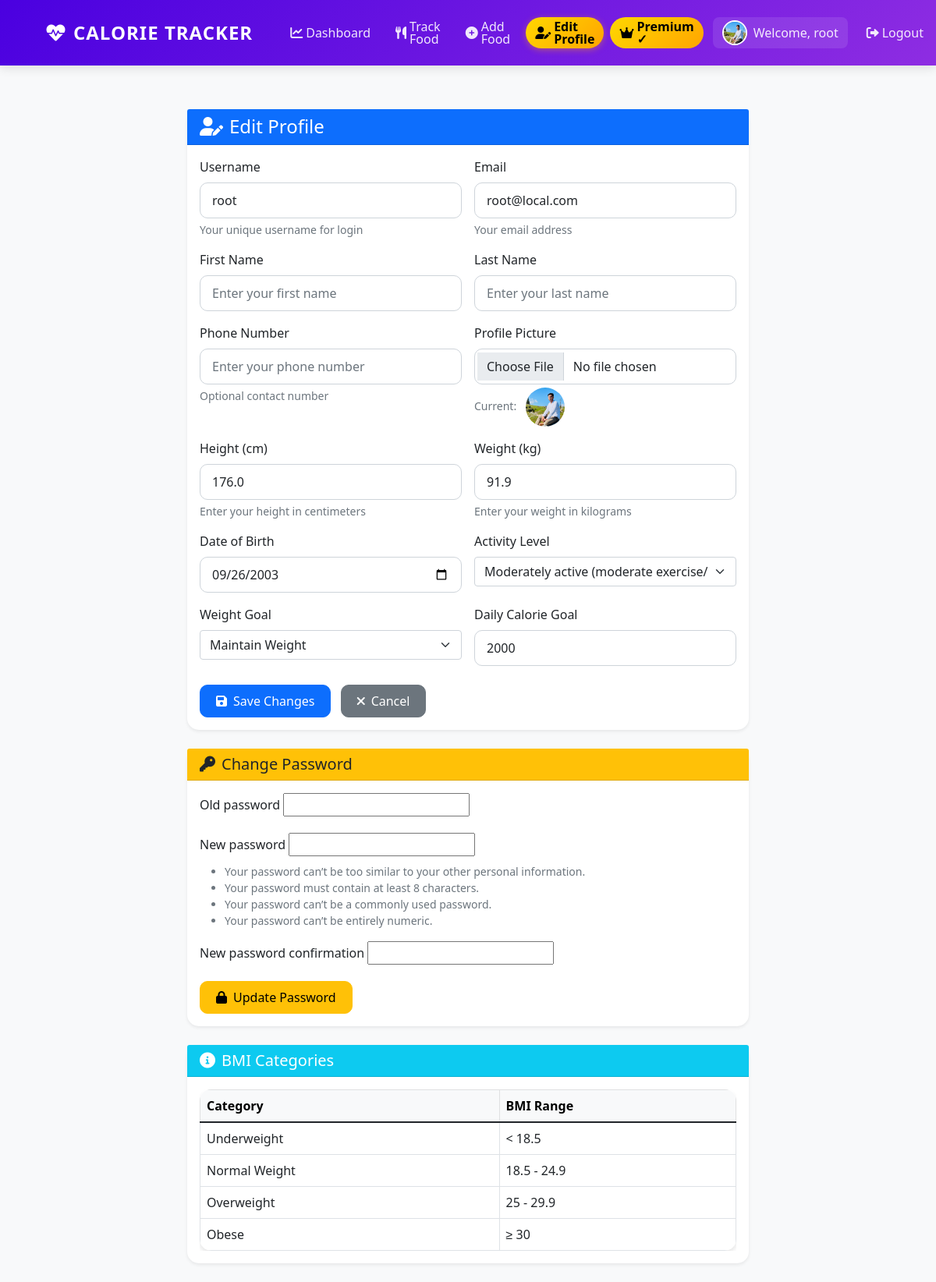
Page /profile/edit/ (signed in) on the committed database.
### myapp/models.py (models this page shows, shortened)
class UserProfile(models.Model):
    ACTIVITY_CHOICES = [
        ('sedentary', 'Sedentary (little or no exercise)'),
        ('light', 'Lightly active (light exercise/sports 1-3 days/week)'),
        ('moderate', 'Moderately active (moderate exercise/sports 3-5 days/week)'),
        ('very', 'Very active (hard exercise/sports 6-7 days/week)'),
        ('super', 'Super active (very hard exercise & physical job or training twice per day)')
    ]
    GOAL_CHOICES = [
        ('lose', 'Lose Weight'),
        ('maintain', 'Maintain Weight'),
        ('gain', 'Gain Weight')
    ]
    user = models.OneToOneField(User, on_delete=models.CASCADE)
    date_of_birth = models.DateField(null=True, blank=True)
    height = models.FloatField(help_text="Height in cm", null=True, blank=True)
    weight = models.FloatField(help_text="Weight in kg", null=True, blank=True)
    activity_level = models.CharField(max_length=20, choices=ACTIVITY_CHOICES, default='moderate')
    weight_goal = models.CharField(max_length=10, choices=GOAL_CHOICES, default='maintain')
    daily_calorie_goal = models.IntegerField(default=2000)
    profile_picture = models.ImageField(upload_to='profile_pics/', null=True, blank=True)
    phone_number = models.CharField(max_length=15, blank=True, null=True, help_text="Phone number")
    is_premium = models.BooleanField(default=False)
    premium_until = models.DateTimeField(null=True, blank=True)
    stripe_customer_id = models.CharField(max_length=255, blank=True, null=True, unique=True)
    stripe_subscription_id = models.CharField(max_length=255, blank=True, null=True)
    def is_premium_active(self):
        if self.is_premium and self.premium_until:
            return timezone.now() < self.premium_until
        return False

### myapp/views.py (the view, shortened to what this page needs)
# urls.py: path('profile/edit/', views.edit_profile, name='edit_profile'),
@login_required
def edit_profile(request):
    user_profile = request.user.userprofile
    password_form = PasswordChangeForm(request.user)
    activity_choices = UserProfile.ACTIVITY_CHOICES
    goal_choices = UserProfile.GOAL_CHOICES
    context = {
        'user_profile': user_profile,
        'activity_choices': activity_choices,
        'goal_choices': goal_choices,
        'password_form': password_form,
    }
    return render(request, 'myapp/edit_profile.html', context)

### myapp/templates/myapp/edit_profile.html (shortened to what this page needs)
{% extends "myapp/base.html" %}
{% block content %}
<div class="container py-4">
    <div class="row justify-content-center">
        <div class="col-md-8">
            <div class="card border-0 shadow-sm">
                <div class="card-header bg-primary text-white">
                    <h4 class="card-title mb-0">
                        <i class="fas fa-user-edit me-2"></i>Edit Profile
                    </h4>
                </div>
                <div class="card-body">
                    <form method="POST" enctype="multipart/form-data">
                        <div class="row g-3">
                            <div class="col-md-6">
                                <label class="form-label">Username</label>
                                <input type="text" name="username" class="form-control" value="{{ user.username }}" placeholder="Enter your username" required>
                                <div class="form-text">Your unique username for login</div>
                            </div>
                            <div class="col-md-6">
                                <label class="form-label">Email</label>
                                <input type="email" name="email" class="form-control" value="{{ user.email }}" placeholder="Enter your email" required>
                                <div class="form-text">Your email address</div>
                            </div>
                            <div class="col-md-6">
                                <label class="form-label">First Name</label>
                                <input type="text" name="first_name" class="form-control" value="{{ user.first_name|default:'' }}" placeholder="Enter your first name">
                            </div>
                            <div class="col-md-6">
                                <label class="form-label">Last Name</label>
                                <input type="text" name="last_name" class="form-control" value="{{ user.last_name|default:'' }}" placeholder="Enter your last name">
                            </div>
                            <div class="col-md-6">
                                <label class="form-label">Phone Number</label>
                                <input type="tel" name="phone_number" class="form-control" value="{{ user_profile.phone_number|default:'' }}" placeholder="Enter your phone number">
                                <div class="form-text">Optional contact number</div>
                            </div>
                            <div class="col-md-6">
                                <label class="form-label">Profile Picture</label>
                                <input type="file" name="profile_picture" class="form-control" accept="image/*">
                                {% if user_profile.profile_picture %}
                                <div class="form-text">Current: <img src="{{ user_profile.profile_picture.url }}" alt="Profile" style="width: 50px; height: 50px; border-radius: 50%; object-fit: cover;" class="ms-2"></div>
                                {% endif %}
                            </div>
                            <div class="col-md-6">
                                <label class="form-label">Height (cm)</label>
                                <input type="number" name="height" class="form-control" value="{{ user_profile.height|default:'' }}" step="0.1" min="0" required>
                                <div class="form-text">Enter your height in centimeters</div>
                            </div>
                            <div class="col-md-6">
                                <label class="form-label">Weight (kg)</label>
                                <input type="number" name="weight" class="form-control" value="{{ user_profile.weight|default:'' }}" step="0.1" min="0" required>
                                <div class="form-text">Enter your weight in kilograms</div>
                            </div>
                            <div class="col-md-6">
                                <label class="form-label">Date of Birth</label>
                                <input type="date" name="date_of_birth" class="form-control" value="{{ user_profile.date_of_birth|date:'Y-m-d'|default:'' }}">
                            </div>
                            <div class="col-md-6">
                                <label class="form-label">Activity Level</label>
                                <select name="activity_level" class="form-select" required>
                                    {% for value, label in activity_choices %}
                                    <option value="{{ value }}" {% if user_profile.activity_level == value %}selected{% endif %}>
                                        {{ label }}
                                    </option>
                                    {% endfor %}
                                </select>
                            </div>
                            <div class="col-md-6">
                                <label class="form-label">Weight Goal</label>
                                <select name="weight_goal" class="form-select" required>
                                    {% for value, label in goal_choices %}
                                    <option value="{{ value }}" {% if user_profile.weight_goal == value %}selected{% endif %}>
                                        {{ label }}
                                    </option>
                                    {% endfor %}
                                </select>
                            </div>
                            <div class="col-md-6">
                                <label class="form-label">Daily Calorie Goal</label>
                                <input type="number" name="daily_calorie_goal" class="form-control" value="{{ user_profile.daily_calorie_goal }}" required>
                            </div>
                        </div>
                        <div class="mt-4">
                            <button type="submit" class="btn btn-primary">
                                <i class="fas fa-save me-2"></i>Save Changes
                            </button>
                            <a href="{% url 'dashboard' %}" class="btn btn-secondary ms-2">
                                <i class="fas fa-times me-2"></i>Cancel
                            </a>
                        </div>
                    </form>
                </div>
            </div>
            <div class="card border-0 shadow-sm mt-4">
                <div class="card-header bg-warning text-dark">
                    <h5 class="card-title mb-0">
                        <i class="fas fa-key me-2"></i>Change Password
                    </h5>
                </div>
                <div class="card-body">
                    <form method="POST">
                        {% for field in password_form %}
                        <div class="mb-3">
                            <label class="form-label">{{ field.label }}</label>
                            {{ field }}
                            {% if field.help_text %}
                            <div class="form-text text-muted small">{{ field.help_text }}</div>
                            {% endif %}
                        </div>
                        {% endfor %}
                        <div class="mt-3">
                            <button type="submit" name="change_password" class="btn btn-warning">
                                <i class="fas fa-lock me-2"></i>Update Password
                            </button>
                        </div>
                    </form>
                </div>
            </div>
            <div class="card border-0 shadow-sm mt-4">
                <div class="card-header bg-info text-white">
                    <h5 class="card-title mb-0">
                        <i class="fas fa-info-circle me-2"></i>BMI Categories
                    </h5>
                </div>
                <div class="card-body">
                    <div class="table-responsive">
                        <table class="table table-bordered mb-0">
                            <thead class="table-light">
                                <tr>
                                    <th>Category</th>
                                    <th>BMI Range</th>
                                </tr>
                            </thead>
                            <tbody>
                                <tr>
                                    <td>Underweight</td>
                                    <td>&lt; 18.5</td>
                                </tr>
                                <tr>
                                    <td>Normal Weight</td>
                                    <td>18.5 - 24.9</td>
                                </tr>
                                <tr>
                                    <td>Overweight</td>
                                    <td>25 - 29.9</td>
                                </tr>
                                <tr>
                                    <td>Obese</td>
                                    <td>≥ 30</td>
                                </tr>
                            </tbody>
                        </table>
                    </div>
                </div>
            </div>
        </div>
    </div>
</div>
{% endblock %}

### myapp/templates/myapp/base.html (shortened to what this page needs)
{% load custom_filters %}
<!DOCTYPE html>
<html lang="en">
<head>
    <link href="https://cdn.jsdelivr.net/npm/bootstrap@5.1.3/dist/css/bootstrap.min.css" rel="stylesheet">
    <link rel="stylesheet" href="https://cdnjs.cloudflare.com/ajax/libs/font-awesome/6.0.0/css/all.min.css">
</head>
<body>
    <div class="container-fluid px-0">
        <nav class="navbar navbar-expand-lg navbar-dark">
            <div class="container">
                <a class="navbar-brand" href="{% url 'dashboard' %}">
                    <i class="fas fa-heart-pulse"></i>
                    Calorie Tracker
                </a>
                <div class="collapse navbar-collapse" id="navbarNav">
                    <ul class="navbar-nav ms-auto">
                        {% if user.is_authenticated %}
                        <li class="nav-item">
                            <a class="nav-link {% if request.path == '/' %}active{% endif %}" href="{% url 'dashboard' %}">
                                <i class="fas fa-chart-line me-1"></i> Dashboard
                            </a>
                        </li>
                        <li class="nav-item">
                            <a class="nav-link {% if request.path == '/track/' %}active{% endif %}" href="{% url 'index' %}">
                                <i class="fas fa-utensils me-1"></i> Track Food
                            </a>
                        </li>
                        <li class="nav-item">
                            <a class="nav-link {% if request.path == '/add-food/' %}active{% endif %}" href="{% url 'add_food' %}">
                                <i class="fas fa-plus-circle me-1"></i> Add Food
                            </a>
                        </li>
                        <li class="nav-item">
                            <a class="nav-link {% if request.path == '/profile/edit/' %}active{% endif %}" href="{% url 'edit_profile' %}">
                                <i class="fas fa-user-edit me-1"></i> Edit Profile
                            </a>
                        </li>
                        <li class="nav-item">
                            {% if user.userprofile.is_premium_active %}
                                <span class="nav-link" style="background: linear-gradient(135deg, #FFD700 0%, #FFA500 100%); border-radius: 20px; color: black !important; font-weight: bold;">
                                    <i class="fas fa-crown me-1"></i> Premium ✓
                                </span>
                            {% else %}
                                <a class="nav-link btn btn-warning btn-sm" href="{% url 'subscription_plans' %}" style="color: black !important; font-weight: bold;">
                                    <i class="fas fa-crown me-1"></i> Go Premium
                                </a>
                            {% endif %}
                        </li>
                        <li class="nav-item">
                            <span class="nav-link welcome-text">
                                {% if user.userprofile.profile_picture %}
                                <img src="{{ user.userprofile.profile_picture.url }}" alt="Profile" style="width: 32px; height: 32px; border-radius: 50%; object-fit: cover; margin-right: 0.5rem; border: 2px solid white;">
                                {% else %}
                                <i class="fas fa-user me-1"></i>
                                {% endif %}
                                Welcome, {{ user|format_display_name }}
                            </span>
                        </li>
                        <li class="nav-item">
                            <form action="{% url 'logout' %}" method="post" class="d-inline">
                                <button type="submit" class="nav-link btn btn-link" style="border: none; background: none;">
                                    <i class="fas fa-sign-out-alt me-1"></i> Logout
                                </button>
                            </form>
                        </li>
                        {% else %}
                        <li class="nav-item">
                            <a class="nav-link" href="{% url 'login' %}">
                                <i class="fas fa-sign-in-alt me-1"></i> Login
                            </a>
                        </li>
                        {% endif %}
                    </ul>
                </div>
            </div>
        </nav>
    </div>
    <div class="container">
        {% block content %}
        {% endblock %}
    </div>
</body>
</html>

### rows in the picture
UserProfile: profile_picture (picture), height "176.0", weight "91.9", date_of_birth "09/26/2003", activity_level "Moderately active (moderate exercise/sports 3-5 days/week)", weight_goal "Maintain Weight", daily_calorie_goal "2000"

### other values in the picture
{{ user|format_display_name }} "root"
{{ field.label }} "Old password" "New password" "New password confirmation"
